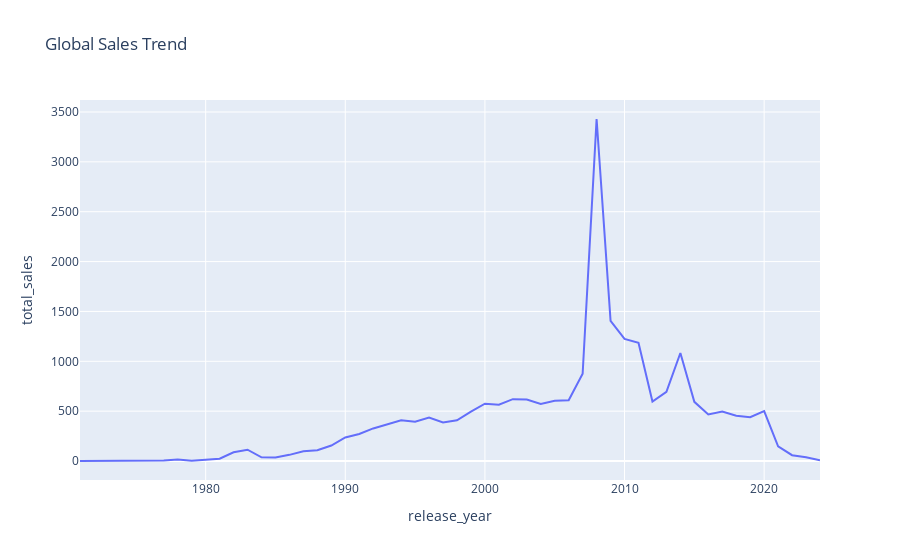

The notebook cell this image was saved under:
### Markdown cell above
****Conclusion 2.1 : The year 2008 has the highest sales worldwide followed by 2009.****

### Code cell
px.line(sales_by_year,x='release_year',y='total_sales',title='Global Sales Trend')

### Figure 1 — Plotly figure (JSON) as saved in the notebook; plotly's stock layout.template omitted (floating-point values rounded to 4 significant figures)
{"data": [{"hovertemplate": "release_year=%{x}<br>total_sales=%{y}<extra></extra>", "legendgroup": "", "line": {"color": "#636efa", "dash": "solid"}, "marker": {"symbol": "circle"}, "mode": "lines", "name": "", "orientation": "v", "showlegend": false, "type": "scatter", "x": [1971, 1973, 1975, 1977, 1978, 1979, 1980, 1981, 1982, 1983, 1984, 1985, 1986, 1987, 1988, 1989, 1990, 1991, 1992, 1993, 1994, 1995, 1996, 1997, 1998, 1999, 2000, 2001, 2002, 2003, 2004, 2005, 2006, 2007, 2008, 2009, 2010, 2011, 2012, 2013, 2014, 2015, 2016, 2017, 2018, 2019, 2020, 2021, 2022, 2023, 2024], "xaxis": "x", "y": [0.3491, 0.3491, 0.3491, 5.293, 15.63, 2.754, 12.73, 23.09, 88.34, 113.8, 36.97, 36.05, 62.02, 97.41, 107.5, 155.4, 236.0, 271.0, 327.1, 365.4, 409.0, 394.4, 435.8, 385.9, 408.7, 496.4, 574.3, 565.0, 620.3, 616.1, 572.0, 603.6, 610.3, 875.2, 3430.0, 1405.0, 1224.0, 1185.0, 596.2, 694.0, 1083.0, 593.5, 466.4, 495.3, 454.6, 440.0, 500.6, 147.3, 58.65, 37.7, 7.68], "yaxis": "y"}], "layout": {"autosize": true, "legend": {"tracegroupgap": 0}, "title": {"text": "Global Sales Trend"}, "xaxis": {"anchor": "y", "autorange": true, "domain": [0, 1], "range": [1971, 2024], "title": {"text": "release_year"}, "type": "linear"}, "yaxis": {"anchor": "x", "autorange": true, "domain": [0, 1], "range": [-190.2, 3620.0], "title": {"text": "total_sales"}, "type": "linear"}}}
